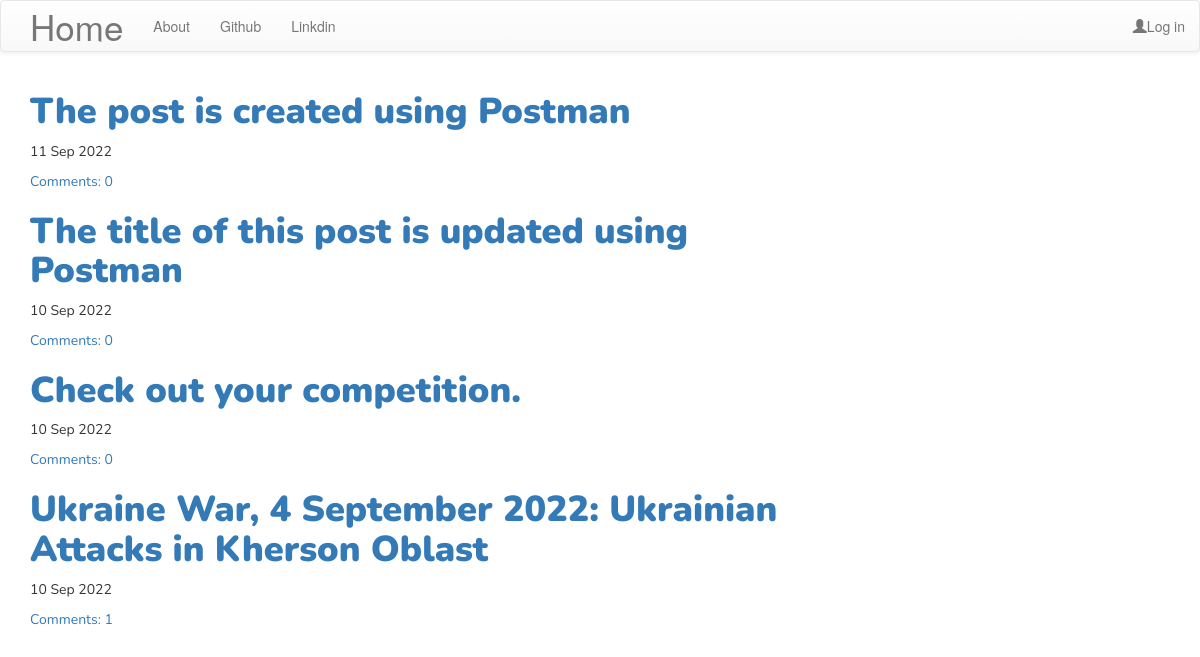
/blog/, run on an earlier commit of the app's database.
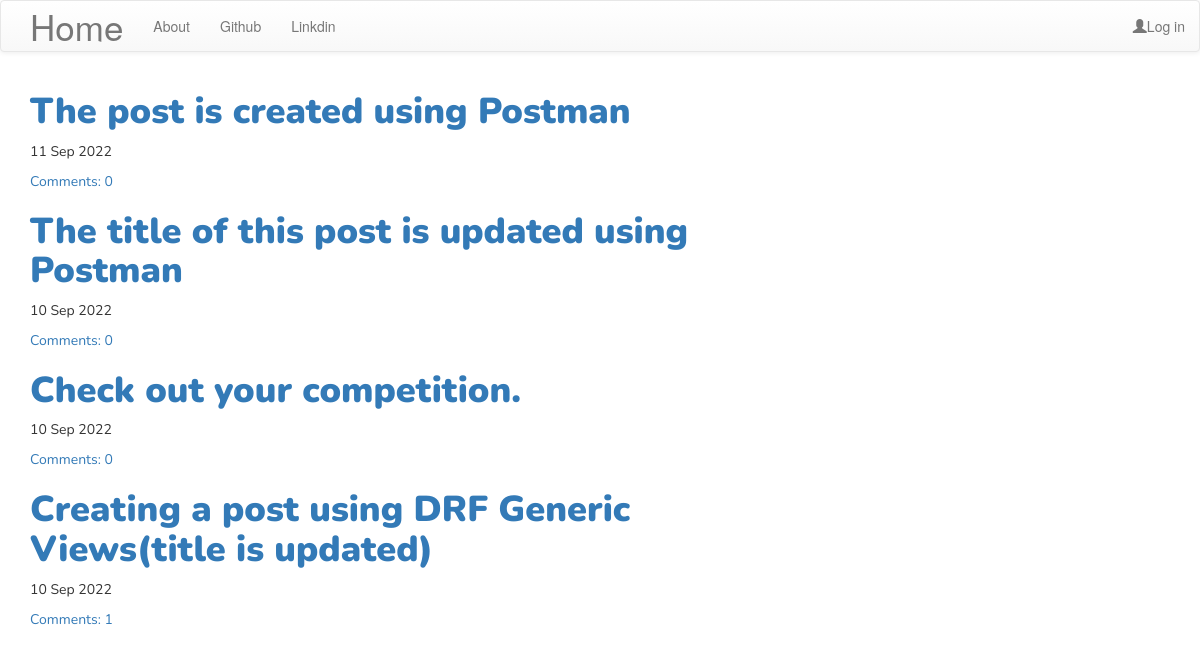
And on a later commit of the database.
### blog/models.py (models this page shows, shortened)
class Post(models.Model):
    author = models.ForeignKey('auth.User',on_delete=models.CASCADE)
    title = models.CharField(max_length=260)
    text = models.TextField()
    created_date = models.DateTimeField(default=timezone.localtime)
    published_date = models.DateTimeField(blank=True,null=True)
    slug = models.SlugField(max_length = 200,null = True,blank = True)
    def approved_comments(self):
        return self.comments.filter(approved_comment=True)

### blog/views.py (the view)
# urls.py: path('',PostListView.as_view(),name='posts_list'),
class PostListView(ListView):
    model = Post
    def get_queryset(self):
        return Post.objects.filter(published_date__lte=timezone.localtime()).order_by('-published_date')

### blog/templates/blog/post_list.html (shortened to what this page needs)
{% extends "base.html" %}
{% block content %}
<div class="centerstage">
  {% for post in post_list %}
  <div class="post loader">
    <h1 class=post-title-list><a href="{% url "post_detail" pk=post.pk %}"> {{ post.title }} </a></h1>
    <div class="date">
      <p> {{ post.published_date|date:'d M Y' }}</p>
    </div>
      <a href="{% url "post_detail" pk=post.pk %}"> Comments: {{ post.approved_comments.count }} </a>
  </div>
  {% endfor %}
  </div>
{% endblock %}

What changed in the data, as far as the page shows it:
changed Post id 1: title "Ukraine War, 4 September 2022: Ukrainian Attacks in Kherson Oblast" → "Creating a post using DRF Generic Views(title is updated)"
